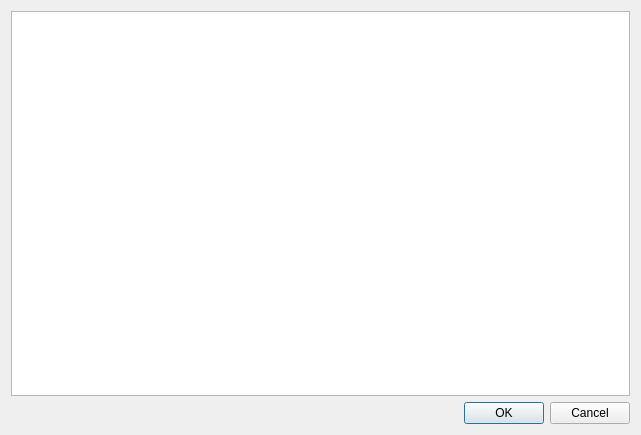
<?xml version="1.0" encoding="UTF-8"?>
<ui version="4.0">
 <class>EditEmployee</class>
 <widget class="QDialog" name="EditEmployee">
  <property name="geometry">
   <rect>
    <x>0</x>
    <y>0</y>
    <width>641</width>
    <height>435</height>
   </rect>
  </property>
  <property name="windowTitle">
   <string>Редактирование сотрудника</string>
  </property>
  <layout class="QVBoxLayout" name="verticalLayout">
   <item>
    <widget class="QListWidget" name="list_seller"/>
   </item>
   <item>
    <widget class="QDialogButtonBox" name="buttonBox">
     <property name="orientation">
      <enum>Qt::Horizontal</enum>
     </property>
     <property name="standardButtons">
      <set>QDialogButtonBox::Cancel|QDialogButtonBox::Ok</set>
     </property>
    </widget>
   </item>
  </layout>
 </widget>
 <resources/>
 <connections>
  <connection>
   <sender>buttonBox</sender>
   <signal>accepted()</signal>
   <receiver>EditEmployee</receiver>
   <slot>accept()</slot>
   <hints>
    <hint type="sourcelabel">
     <x>248</x>
     <y>254</y>
    </hint>
    <hint type="destinationlabel">
     <x>157</x>
     <y>274</y>
    </hint>
   </hints>
  </connection>
  <connection>
   <sender>buttonBox</sender>
   <signal>rejected()</signal>
   <receiver>EditEmployee</receiver>
   <slot>reject()</slot>
   <hints>
    <hint type="sourcelabel">
     <x>316</x>
     <y>260</y>
    </hint>
    <hint type="destinationlabel">
     <x>286</x>
     <y>274</y>
    </hint>
   </hints>
  </connection>
 </connections>
</ui>
